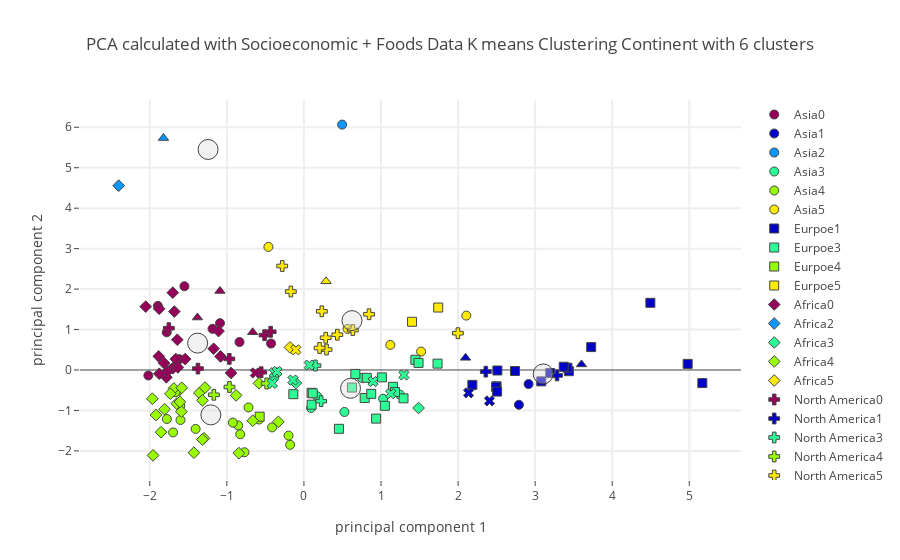

The code cell stored with this chart in its notebook:
### Code cell
plot_plotly(socio_pca_dropped_df,"Continent",continent_centers_socio,6,"Socioeconomic + Foods",'')

### Figure 1 — Plotly figure (JSON) as saved in the notebook; plotly's stock layout.template omitted (floating-point values rounded to 4 significant figures)
{"data": [{"marker": {"color": "rgb(150,0,90)", "line": {"width": 1}, "size": 9, "symbol": 0}, "mode": "markers", "name": "Asia0", "text": ["Bangladesh", "Cambodia", "Indonesia", "Lebanon", "Myanmar", "Philippines", "Sri Lanka", "Thailand", "Timor-Leste", "Viet Nam"], "type": "scatter", "uid": "bf36e5df-0d71-4f42-9490-9ef0aa9f03b9", "x": [-2.018, -1.616, -1.78, -0.4267, -0.8358, -1.55, -1.894, -1.089, -1.713, -1.186], "y": [-0.1371, 0.268, 0.9317, 0.6543, 0.691, 2.071, 1.586, 1.158, 0.02994, 1.016]}, {"marker": {"color": "rgb(0,0,200)", "line": {"width": 1}, "size": 9, "symbol": 0}, "mode": "markers", "name": "Asia1", "text": ["Israel", "Kuwait"], "type": "scatter", "uid": "4d736e11-af36-455a-8ad2-7078cafa7356", "x": [2.915, 2.789], "y": [-0.3477, -0.8598]}, {"marker": {"color": "rgb(10,152,255)", "line": {"width": 1}, "size": 9, "symbol": 0}, "mode": "markers", "name": "Asia2", "text": ["Maldives"], "type": "scatter", "uid": "c50bed08-9b0c-442d-a99b-d067e86961f1", "x": [0.4958], "y": [6.065]}, {"marker": {"color": "rgb(44,255,150)", "line": {"width": 1}, "size": 9, "symbol": 0}, "mode": "markers", "name": "Asia3", "text": ["Armenia", "China, mainland", "Kazakhstan", "Mongolia", "Oman", "Saudi Arabia", "United Arab Emirates"], "type": "scatter", "uid": "924afb51-6486-43a6-8e32-4a5d4851838c", "x": [0.09279, -0.3854, 1.028, 0.1701, 0.7516, 0.5257, 1.246], "y": [-0.9383, -0.1792, -0.7117, -0.6468, -0.1935, -1.038, -0.6096]}, {"marker": {"color": "rgb(151,255,0)", "line": {"width": 1}, "size": 9, "symbol": 0}, "mode": "markers", "name": "Asia4", "text": ["Afghanistan", "Azerbaijan", "Georgia", "India", "Iran (Islamic Republic of)", "Iraq", "Jordan", "Kyrgyzstan", "Lao People's Democratic Republic", "Nepal", "Pakistan", "Tajikistan", "Turkey", "Turkmenistan", "Uzbekistan", "Yemen"], "type": "scatter", "uid": "c2c9e3a3-f25e-4256-ba5a-2113e0118b39", "x": [-1.697, -0.7716, -0.8532, -1.634, -0.9224, -1.405, -0.5828, -0.4132, -1.667, -1.779, -0.7191, -1.605, -0.1997, -0.1789, -0.8269, -1.601], "y": [-1.543, -2.033, -1.37, -0.5239, -1.301, -1.457, -1.224, -1.42, -0.5517, -1.212, -0.9256, -0.8857, -1.623, -1.849, -1.588, -1.236]}, {"marker": {"color": "rgb(255,234,0)", "line": {"width": 1}, "size": 9, "symbol": 0}, "mode": "markers", "name": "Asia5", "text": ["Brunei Darussalam", "Cyprus", "Japan", "Malaysia", "Republic of Korea"], "type": "scatter", "uid": "8eb2477b-c600-4cc0-b912-03ce9d3f2af8", "x": [1.52, 1.121, 2.107, -0.4608, 0.567], "y": [0.4556, 0.6197, 1.345, 3.043, 1.015]}, {"marker": {"color": "rgb(150,0,90)", "line": {"width": 1}, "size": 9, "symbol": 1}, "mode": "markers", "name": "Eurpoe0", "text": [], "type": "scatter", "uid": "4bef8113-79bc-4571-9813-bdf13579f546", "x": [], "y": []}, {"marker": {"color": "rgb(0,0,200)", "line": {"width": 1}, "size": 9, "symbol": 1}, "mode": "markers", "name": "Eurpoe1", "text": ["Austria", "Belgium", "Denmark", "Finland", "France", "Germany", "Iceland", "Ireland", "Luxembourg", "Malta", "Netherlands", "Norway", "Sweden", "Switzerland", "United Kingdom"], "type": "scatter", "uid": "57c24178-4bb3-45e0-ac0e-6b7b097356f0", "x": [2.499, 5.169, 2.739, 3.08, 2.51, 2.494, 4.495, 2.506, 4.979, 3.438, 3.419, 3.727, 3.371, 3.196, 2.185], "y": [-0.4041, -0.3243, -0.0258, -0.2819, -0.01235, -0.4146, 1.66, -0.5334, 0.1507, -0.02945, 0.0571, 0.5664, 0.07984, -0.07609, -0.3679]}, {"marker": {"color": "rgb(10,152,255)", "line": {"width": 1}, "size": 9, "symbol": 1}, "mode": "markers", "name": "Eurpoe2", "text": [], "type": "scatter", "uid": "63656fab-44d2-4820-9ab6-d2bfb3295b7a", "x": [], "y": []}, {"marker": {"color": "rgb(44,255,150)", "line": {"width": 1}, "size": 9, "symbol": 1}, "mode": "markers", "name": "Eurpoe3", "text": ["Albania", "Belarus", "Bulgaria", "Croatia", "Czechia", "Estonia", "Greece", "Hungary", "Italy", "Latvia", "Lithuania", "Montenegro", "Poland", "Romania", "Russian Federation", "Serbia", "Slovakia", "Slovenia", "Ukraine"], "type": "scatter", "uid": "41842b67-5c12-4081-8033-8dc1d47e3c4a", "x": [0.9365, 1.012, 0.1, 0.6674, 1.155, 1.05, 1.446, 0.6233, 1.487, 0.8152, 1.734, 1.292, 0.7881, 0.4538, 0.8732, -0.1376, 0.0993, 1.182, 0.1144], "y": [-1.202, -0.1822, -0.8579, -0.09693, -0.4149, -0.8846, 0.2527, -0.4345, 0.1751, -0.1941, 0.1574, -0.7003, -0.6921, -1.454, -0.5896, -0.5981, -0.5645, -0.5447, -0.5779]}, {"marker": {"color": "rgb(151,255,0)", "line": {"width": 1}, "size": 9, "symbol": 1}, "mode": "markers", "name": "Eurpoe4", "text": ["Bosnia and Herzegovina"], "type": "scatter", "uid": "8a5a39c4-694f-45e6-a344-9e1bb18caa6c", "x": [-0.5742], "y": [-1.155]}, {"marker": {"color": "rgb(255,234,0)", "line": {"width": 1}, "size": 9, "symbol": 1}, "mode": "markers", "name": "Eurpoe5", "text": ["Portugal", "Spain"], "type": "scatter", "uid": "b1846896-d21d-4c32-b145-c676ab819d41", "x": [1.403, 1.742], "y": [1.192, 1.544]}, {"marker": {"color": "rgb(150,0,90)", "line": {"width": 1}, "size": 9, "symbol": 2}, "mode": "markers", "name": "Africa0", "text": ["Angola", "Benin", "Cameroon", "Central African Republic", "Congo (note no data in Food suppley tables for DRC)", "CÃƒÂ´te d'Ivoire", "Ghana", "Guinea", "Guinea-Bissau", "Liberia", "Mozambique", "Namibia", "Nigeria", "Rwanda", "Sierra Leone", "Togo", "Uganda", "United Republic of Tanzania"], "type": "scatter", "uid": "2a6b2600-71d8-4097-a4ed-2249e6d2a7c2", "x": [-1.082, -1.541, -1.663, -1.171, -1.108, -2.053, -1.702, -1.784, -1.815, -1.7, -1.772, -0.9454, -1.884, -1.878, -1.643, -1.877, -1.682, -1.635], "y": [0.3348, 0.2693, 0.2718, 0.5252, 0.9615, 1.566, 1.912, -0.1804, 0.1723, 0.04394, -0.03611, -0.07411, 0.3372, 1.513, 0.7478, -0.09294, 1.444, 0.06345]}, {"marker": {"color": "rgb(0,0,200)", "line": {"width": 1}, "size": 9, "symbol": 2}, "mode": "markers", "name": "Africa1", "text": [], "type": "scatter", "uid": "33c05c9d-ccc4-42d0-a859-b5de957eb75c", "x": [], "y": []}, {"marker": {"color": "rgb(10,152,255)", "line": {"width": 1}, "size": 9, "symbol": 2}, "mode": "markers", "name": "Africa2", "text": ["Sao Tome and Principe"], "type": "scatter", "uid": "920bc25f-288e-452e-89fa-21b320540494", "x": [-2.404], "y": [4.556]}, {"marker": {"color": "rgb(44,255,150)", "line": {"width": 1}, "size": 9, "symbol": 2}, "mode": "markers", "name": "Africa3", "text": ["Mauritius", "Sudan"], "type": "scatter", "uid": "fb30c010-e080-4696-8435-0a9e3c972cfd", "x": [-0.1048, 1.487], "y": [-0.3221, -0.94]}, {"marker": {"color": "rgb(151,255,0)", "line": {"width": 1}, "size": 9, "symbol": 2}, "mode": "markers", "name": "Africa4", "text": ["Algeria", "Botswana", "Burkina Faso", "Cabo Verde", "Chad", "Egypt", "Ethiopia", "Gambia", "Kenya", "Lesotho", "Madagascar", "Malawi", "Mali", "Mauritania", "Morocco", "Niger", "Senegal", "South Africa", "Eswatini", "Tunisia", "Zambia", "Zimbabwe"], "type": "scatter", "uid": "72722f57-5356-406a-8c64-07de36c61e51", "x": [-0.8441, -0.8796, -1.854, -0.5825, -1.809, -1.427, -1.92, -1.65, -1.356, -1.958, -1.688, -1.967, -1.297, -0.6634, -1.317, -1.59, -1.585, -0.3317, -1.317, -1.283, -1.733, -1.61], "y": [-2.056, -0.6274, -1.537, -0.3287, -0.97, -2.044, -1.113, -0.8311, -0.5668, -2.111, -0.4558, -0.7106, -1.688, -1.255, -1.719, -1.03, -0.4406, -1.282, -0.7509, -0.4353, -0.5874, -0.7892]}, {"marker": {"color": "rgb(255,234,0)", "line": {"width": 1}, "size": 9, "symbol": 2}, "mode": "markers", "name": "Africa5", "text": ["Gabon"], "type": "scatter", "uid": "80a9ac40-b2ed-47e3-920b-2210379b6dee", "x": [-0.1806], "y": [0.5589]}, {"marker": {"color": "rgb(150,0,90)", "line": {"width": 1}, "size": 9, "symbol": 3}, "mode": "markers", "name": "North America0", "text": ["Belize", "Dominican Republic", "El Salvador", "Guatemala", "Haiti", "Jamaica"], "type": "scatter", "uid": "3ca12d1a-3d69-49be-b955-25e09827a4da", "x": [-0.5541, -0.5108, -0.9683, -1.375, -1.753, -0.4315], "y": [-0.05601, 0.861, 0.2742, 0.03483, 1.034, 0.9456]}, {"marker": {"color": "rgb(0,0,200)", "line": {"width": 1}, "size": 9, "symbol": 3}, "mode": "markers", "name": "North America1", "text": ["Canada", "United States of America"], "type": "scatter", "uid": "ebad00d9-d4f7-43f1-a9e7-dbb92903297b", "x": [2.36, 3.284], "y": [-0.0409, -0.1346]}, {"marker": {"color": "rgb(10,152,255)", "line": {"width": 1}, "size": 9, "symbol": 3}, "mode": "markers", "name": "North America2", "text": [], "type": "scatter", "uid": "2245fd02-b54e-4e20-b254-ba3d7a904e23", "x": [], "y": []}, {"marker": {"color": "rgb(44,255,150)", "line": {"width": 1}, "size": 9, "symbol": 3}, "mode": "markers", "name": "North America3", "text": ["Mexico", "Panama"], "type": "scatter", "uid": "e8541c75-c024-4ccd-a74f-e45d53f1f3e2", "x": [0.2231, 0.1491], "y": [-0.7706, 0.1098]}, {"marker": {"color": "rgb(151,255,0)", "line": {"width": 1}, "size": 9, "symbol": 3}, "mode": "markers", "name": "North America4", "text": ["Cuba", "Honduras", "Nicaragua"], "type": "scatter", "uid": "8660e89f-0485-4df2-9717-8f3c8a91a9d1", "x": [-0.4839, -0.9662, -1.169], "y": [-0.3338, -0.42, -0.6127]}, {"marker": {"color": "rgb(255,234,0)", "line": {"width": 1}, "size": 9, "symbol": 3}, "mode": "markers", "name": "North America5", "text": ["Antigua and Barbuda", "Bahamas", "Barbados", "Costa Rica", "Dominica", "Grenada", "Saint Kitts and Nevis", "Saint Lucia", "Saint Vincent and the Grenadines", "Trinidad and Tobago"], "type": "scatter", "uid": "67744e3e-88c3-429b-980d-84c422da387f", "x": [0.8448, 1.998, 0.6348, 0.2934, -0.2816, -0.1699, 0.4334, 0.2324, 0.2824, 0.2032], "y": [1.378, 0.9095, 0.9877, 0.5053, 2.571, 1.939, 0.8713, 1.451, 0.797, 0.5441]}, {"marker": {"color": "rgb(150,0,90)", "line": {"width": 1}, "size": 9, "symbol": 4}, "mode": "markers", "name": "South America0", "text": ["Peru"], "type": "scatter", "uid": "7152b3f1-6487-4600-9b65-da4403be9259", "x": [-0.6306], "y": [-0.07271]}, {"marker": {"color": "rgb(0,0,200)", "line": {"width": 1}, "size": 9, "symbol": 4}, "mode": "markers", "name": "South America1", "text": ["Argentina", "Uruguay"], "type": "scatter", "uid": "8a8d4588-28f0-4d2e-a5ce-dd75d0570492", "x": [2.136, 2.407], "y": [-0.5656, -0.7645]}, {"marker": {"color": "rgb(10,152,255)", "line": {"width": 1}, "size": 9, "symbol": 4}, "mode": "markers", "name": "South America2", "text": [], "type": "scatter", "uid": "af4688a2-7042-428c-8d4a-62483723734d", "x": [], "y": []}, {"marker": {"color": "rgb(44,255,150)", "line": {"width": 1}, "size": 9, "symbol": 4}, "mode": "markers", "name": "South America3", "text": ["Bolivia (Plurinational State of)", "Brazil", "Chile", "Colombia", "Guyana", "Paraguay", "Suriname", "Venezuela (Bolivarian Republic of)"], "type": "scatter", "uid": "16849c2c-1bbf-448b-8652-196ab1d5e103", "x": [-0.4103, 1.297, 1.126, 0.06953, -0.3831, -0.1425, -0.3493, 0.8962], "y": [-0.3301, -0.123, -0.5868, 0.12, -0.06744, -0.2492, -0.03713, -0.2852]}, {"marker": {"color": "rgb(151,255,0)", "line": {"width": 1}, "size": 9, "symbol": 4}, "mode": "markers", "name": "South America4", "text": [], "type": "scatter", "uid": "65bd8bcd-381f-41c6-bcba-b080682d5075", "x": [], "y": []}, {"marker": {"color": "rgb(255,234,0)", "line": {"width": 1}, "size": 9, "symbol": 4}, "mode": "markers", "name": "South America5", "text": ["Ecuador"], "type": "scatter", "uid": "65856969-14c0-4ca8-950d-fe7d8b914867", "x": [-0.1052], "y": [0.4987]}, {"marker": {"color": "rgb(150,0,90)", "line": {"width": 1}, "size": 9, "symbol": 5}, "mode": "markers", "name": "Australia0", "text": ["Fiji", "Solomon Islands", "Vanuatu"], "type": "scatter", "uid": "eced33ff-f5f0-466b-9ef3-ba70ce17ed32", "x": [-0.6646, -1.382, -1.09], "y": [0.9326, 1.297, 1.953]}, {"marker": {"color": "rgb(0,0,200)", "line": {"width": 1}, "size": 9, "symbol": 5}, "mode": "markers", "name": "Australia1", "text": ["Australia", "New Zealand"], "type": "scatter", "uid": "4696fbb1-344e-4eec-b03a-e51c8911a2a6", "x": [3.601, 2.097], "y": [0.1377, 0.3004]}, {"marker": {"color": "rgb(10,152,255)", "line": {"width": 1}, "size": 9, "symbol": 5}, "mode": "markers", "name": "Australia2", "text": ["Kiribati"], "type": "scatter", "uid": "71209933-cf11-436a-bafd-cf3779a7f82d", "x": [-1.822], "y": [5.733]}, {"marker": {"color": "rgb(44,255,150)", "line": {"width": 1}, "size": 9, "symbol": 5}, "mode": "markers", "name": "Australia3", "text": [], "type": "scatter", "uid": "17703c81-ce7b-48aa-b513-664719807b8e", "x": [], "y": []}, {"marker": {"color": "rgb(151,255,0)", "line": {"width": 1}, "size": 9, "symbol": 5}, "mode": "markers", "name": "Australia4", "text": [], "type": "scatter", "uid": "70434ba5-fe1a-445e-a6ba-75ca92d1a7c4", "x": [], "y": []}, {"marker": {"color": "rgb(255,234,0)", "line": {"width": 1}, "size": 9, "symbol": 5}, "mode": "markers", "name": "Australia5", "text": ["Samoa"], "type": "scatter", "uid": "2d4aa303-6e75-4ae0-9a09-c79dda18b141", "x": [0.2869], "y": [2.193]}, {"marker": {"color": "rgba(220, 220, 220, .4)", "line": {"width": 1}, "size": 20}, "mode": "markers", "name": "Center", "type": "scatter", "uid": "8fb830a3-7269-4d33-9c7e-87c1be3d9a68", "x": [-1.379, 3.104, -1.243, 0.6047, -1.207, 0.6236], "y": [0.6645, -0.09698, 5.452, -0.4527, -1.109, 1.221]}], "layout": {"hovermode": "closest", "showlegend": true, "title": {"text": "PCA calculated with Socioeconomic + Foods Data K means Clustering Continent with 6 clusters"}, "xaxis": {"gridwidth": 2, "ticklen": 5, "title": {"text": "principal component 1"}, "zeroline": false}, "yaxis": {"gridwidth": 2, "ticklen": 5, "title": {"text": "principal component 2"}}}}
